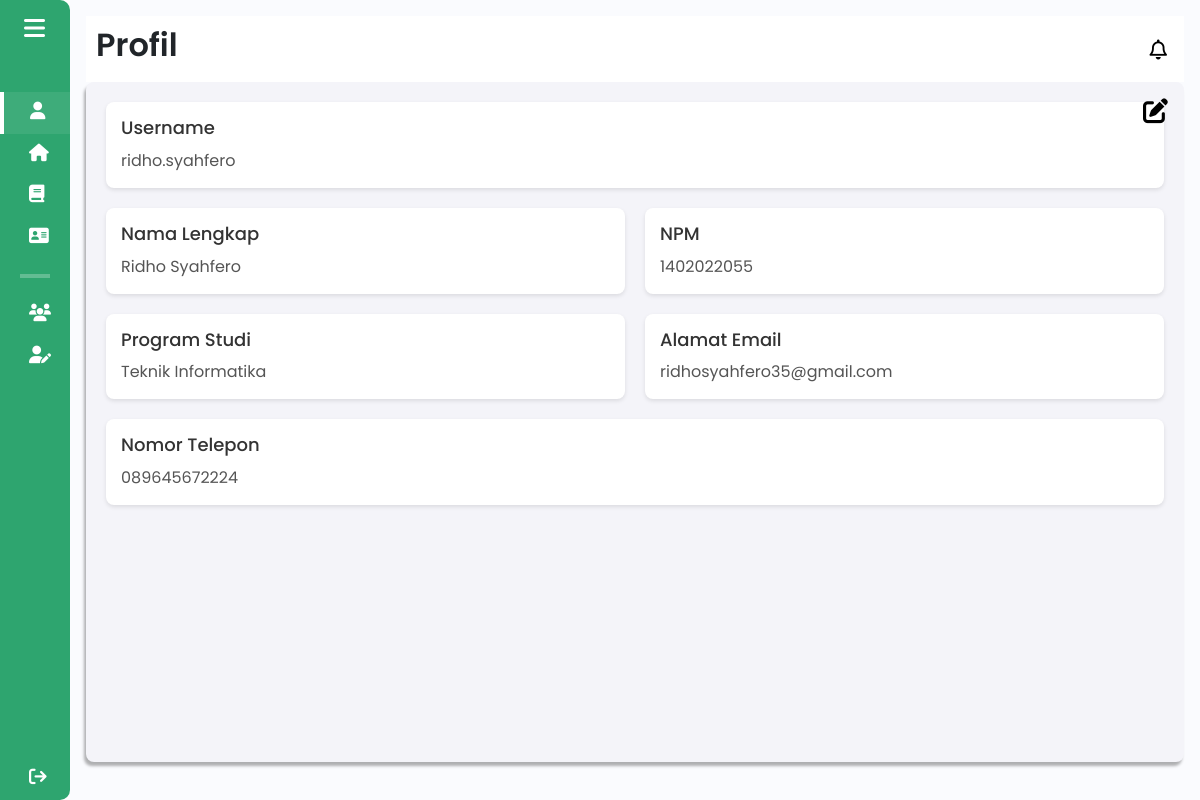
Page /components/pages/mahasiswa/profil_mahasiswa.php (signed in) on the earlier database version.
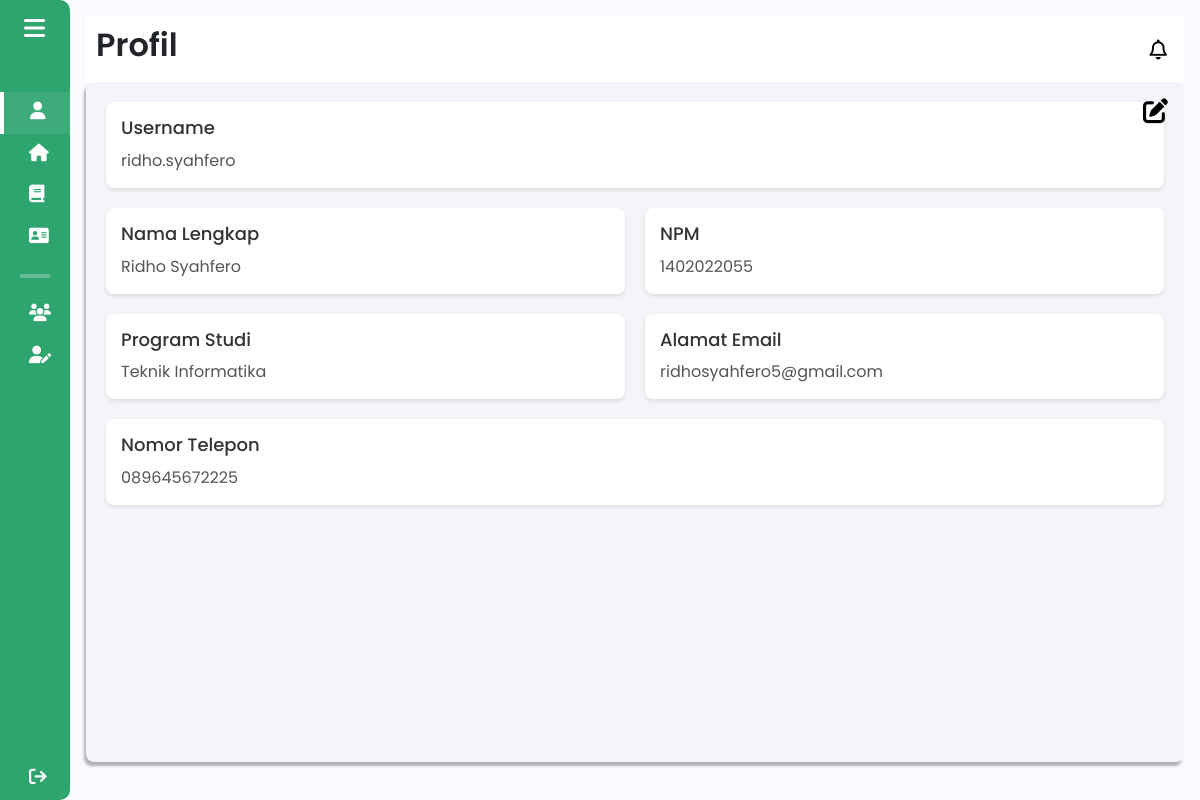
Same page on the later database version.
### tables this page shows
CREATE TABLE `mahasiswa` (
  `id` int(11) NOT NULL,
  `user_id` int(11) NOT NULL,
  `nama` varchar(100) NOT NULL,
  `npm` varchar(15) NOT NULL,
  `program_studi` varchar(100) NOT NULL,
  `tahun_angkatan` varchar(100) NOT NULL,
  `email` varchar(100) DEFAULT NULL,
  `contact` varchar(15) DEFAULT NULL,
  `fakultas` varchar(100) DEFAULT NULL
);

### components/pages/mahasiswa/profil_mahasiswa.php (the view, shortened to what this page needs)
<?php
include $_SERVER['DOCUMENT_ROOT'] . '/Aplikasi-Kewirausahaan/config/db_connection.php';
$user_id = $_SESSION['user_id'];
$query_mahasiswa = "SELECT * FROM mahasiswa WHERE user_id = '$user_id'";
$result_mahasiswa = $conn->query($query_mahasiswa);
if ($result_mahasiswa && $result_mahasiswa->num_rows > 0) {
    $mahasiswa = $result_mahasiswa->fetch_assoc();
} else {
    die("Data mahasiswa tidak ditemukan.");
}
?>
<!DOCTYPE html>
<html lang="en">
<head>
    <link href="https://cdn.lineicons.com/4.0/lineicons.css" rel="stylesheet" />
    <link href="https://cdn.jsdelivr.net/npm/bootstrap@5.3.0-alpha3/dist/css/bootstrap.min.css" rel="stylesheet"
>
    <link rel="stylesheet" href="/Aplikasi-Kewirausahaan/assets/css/profil.css">
</head>
<body>
    <div class="wrapper">
        <?php
        include 'sidebar_mahasiswa.php';
        ?>
        <div class="main p-3">
            <div class="main_header">
                <?php
                    include 'header_mahasiswa.php';
                ?>
            </div>
            <div class="main_wrapper">
                <button class="edit-btn" type="button" title="Edit Profil" >
                    <i class="fas fa-edit"></i>
                </button>
                <div class="profile-header">
                    <div class="profile-item">
                        <h2>Username</h2>
                        <p><?= htmlspecialchars($_SESSION['username']); ?></p>
                    </div>
                </div>
                <div class="profile-grid">
                    <div class="profile-item">
                        <h2>Nama Lengkap</h2>
                        <p><?= htmlspecialchars($mahasiswa['nama'] ?? 'Belum diisi'); ?></p>
                    </div>
                    <div class="profile-item">
                        <h2>NPM</h2>
                        <p><?= htmlspecialchars($mahasiswa['npm'] ?? 'Belum diisi'); ?></p>
                    </div>
                    <div class="profile-item">
                        <h2>Program Studi</h2>
                        <p><?= htmlspecialchars($mahasiswa['program_studi'] ?? 'Belum diisi'); ?></p>
                    </div>
                    <div class="profile-item">
                        <h2>Alamat Email</h2>
                        <p><?= htmlspecialchars($mahasiswa['email'] ?? 'Belum diisi'); ?></p>
                    </div>
                    <div class="profile-item" id="phone-item">
                        <h2>Nomor Telepon</h2>
                        <p class="phone-text"><?= htmlspecialchars($mahasiswa['contact'] ?? 'Belum diisi'); ?></p>
                    </div>
                </div>
            </div>
        </div>
    </div>
</body>
</html>

Differences in the rows shown:
changed mahasiswa "Ridho Syahfero": email "ridhosyahfero35@gmail.com" → "ridhosyahfero5@gmail.com"; contact "089645672224" → "089645672225"
